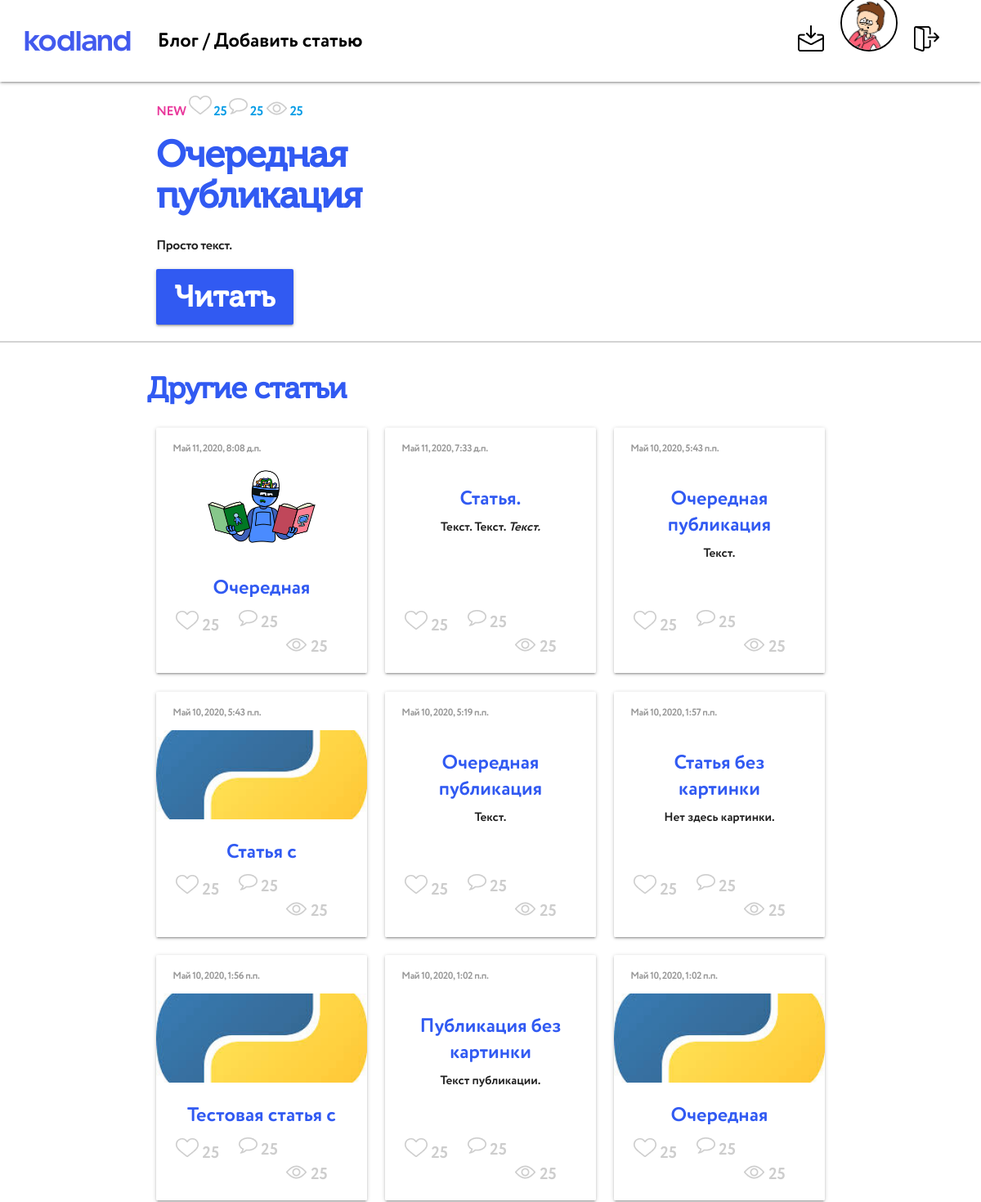
Before: / (upper part) with the older database file.
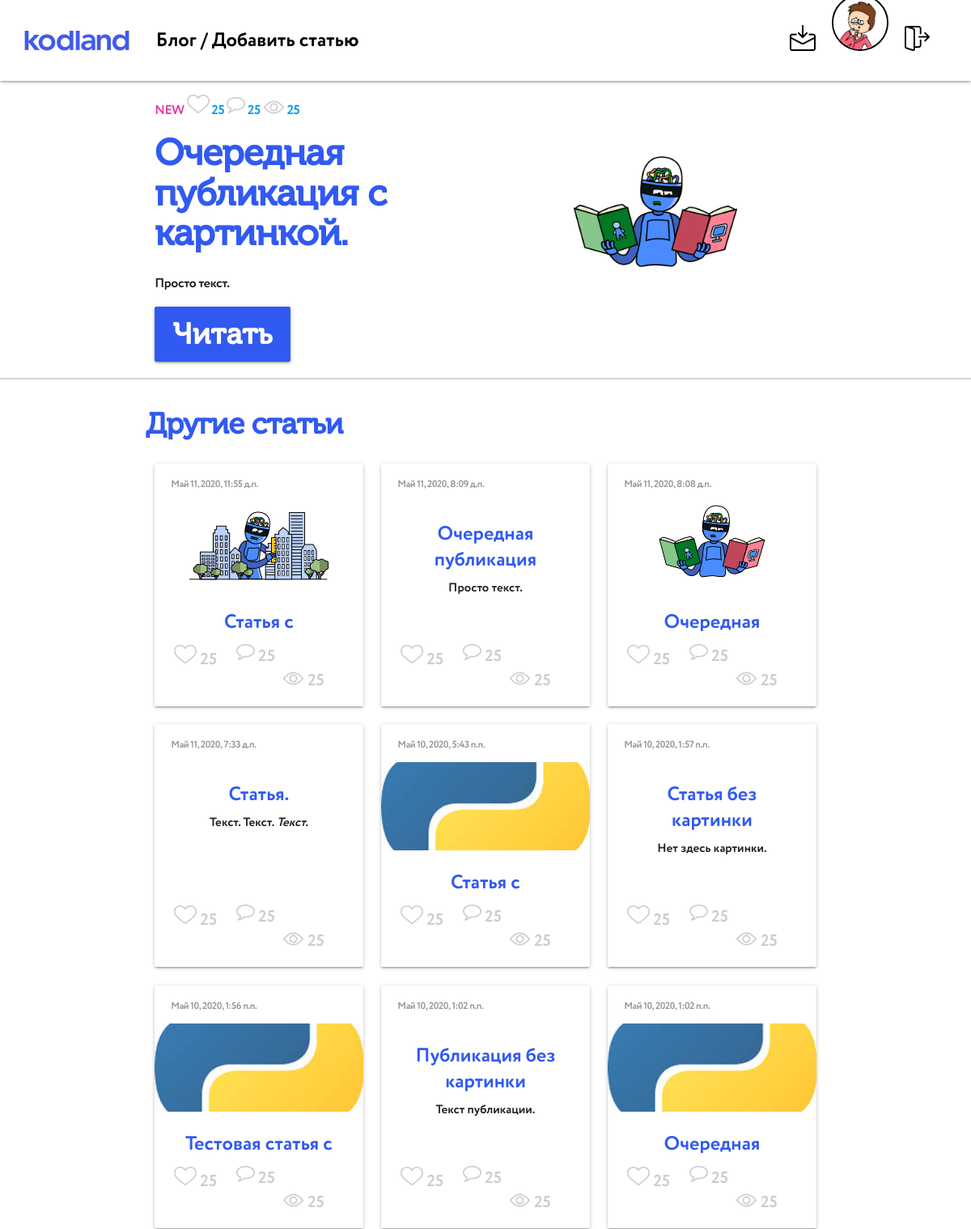
After: the same page with the newer database file.
### web/models.py (models this page shows, shortened)
class Post(models.Model):
    author = models.ForeignKey(settings.AUTH_USER_MODEL, on_delete=models.CASCADE)
    title = models.CharField(max_length=200)
    text = models.TextField()
    cover = models.ImageField(null=True, blank=True, upload_to='images/')
    created_date = models.DateTimeField(default=timezone.now)
    published_date = models.DateTimeField(blank=True, null=True)

### web/views.py (the view)
# urls.py: path('', views.index, name='index'),
def index(request):
    posts = Post.objects.all().order_by('-published_date')
    posts_count = 10
    if len(posts) < posts_count:
        posts_count = len(posts)
    if posts_count > 0:
        latest_post = model_to_dict(posts[0])
        previous_posts = posts[1:posts_count]
        return render(request, 'index.html', {
            'latest_post': latest_post,
            'previous_posts': previous_posts,
            'posts': posts,
        })
    else:
        return render(request, 'index.html', {})

### web/templates/index.html (shortened to what this page needs)
{% extends "base.html" %}
{% load static %}
{% block breadcrumbs %}
Блог / <a href="/post/new/">Добавить статью</a>
{% endblock %}
{% block content %}
<div>
    <div class="latest-post">
        <div class="container">
            <div class="row">
                {% if posts %}
                <div class="col s6">
                    <p class="post-info">
                        <span class="new">NEW</span>
                        <a class="likes" href="#">
                            <img class="responsive-img" src="{% static 'img/heart.png' %}">
                            25
                        </a>
                        <a class="comments" href="#">
                            <img class="responsive-img" src="{% static 'img/comment.png' %}">
                            25
                        </a>
                        <a class="views" href="#">
                            <img class="responsive-img" src="{% static 'img/eye.png' %}">
                            25
                        </a>
                    </p>
                    <h1 class="ui-header">{{ latest_post.title }}</h1>
                    <p class="latest-post-text">{{ latest_post.text|safe }}</p>
                    <a href="#" class="btn btn-read">Читать</a>
                </div>
                <div class="col s6">
                    {% if latest_post.cover %}
                    <img class="responsive-img" src="{{MEDIA_URL}}{{ latest_post.cover.url}}">
                    {% endif %}
                </div>
                {% else %}
                <h1 class="ui-header">Добро пожаловать!</h1>
                <p class="latest-post-text">Статьи скоро появятся.</p>
                {% endif %}
            </div>
        </div>
    </div>
    <div class="container">
        <h2 class="ui-header">Другие статьи</h2>
        <div class="row">
            {% for post in previous_posts %}
            <div class="col xl4 l4 m6 s12 center-align">
                <div class="card hoverable small">
                    <div class="date">
                        <p>{{ post.published_date }}</p>
                    </div>
                    {% if post.cover %}
                    <div class="card-image waves-effect waves-block waves-light">
                        <img class="activator" src="{{MEDIA_URL}}{{ post.cover.url}}">
                    </div>
                    <div class="card-content">
                        <span class="card-title ui-header activator">{{ post.title }}</span>
                    </div>
                    {% else %}
                    <div class="card-content">
                        <span class="card-title ui-header activator">{{ post.title }}</span>
                        <p>{{ post.text|safe }}</p>
                    </div>
                    {% endif %}
                    <div class="card-action">
                        <a class="likes left" href="#">
                            <img class="responsive-img" src="{% static 'img/heart.png' %}">
                            25
                        </a>
                        <a class="comments left" href="#">
                            <img class="responsive-img" src="{% static 'img/comment.png' %}">
                            25
                        </a>
                        <a class="views right" href="#">
                            <img class="responsive-img" src="{% static 'img/eye.png' %}">
                            25
                        </a>
                    </div>
                </div>
            </div>
            {% endfor %}
        </div>
    </div>
</div>
{% endblock %}

### web/templates/base.html (shortened to what this page needs)
<!DOCTYPE html>
{% load static %}
<html lang="en">
<head>
    <link rel="stylesheet" href="https://cdnjs.cloudflare.com/ajax/libs/materialize/1.0.0/css/materialize.min.css">
    <link rel="stylesheet" href="{% static 'css/style.css' %}"/>
</head>
<body>
<div class="navbar-fixed">
    <nav>
        <div class="nav-wrapper">
            <a href="/" class="brand-logo">
                <img class="responsive-img" src="{% static 'img/logo_kodland.png' %}">
            </a>
            <div class="container breadcrumbs">
                {% block breadcrumbs %}{% endblock %}
            </div>
            <div class="account-menu">
                <a href="#">
                    <img class="responsive-img" src="{% static 'img/email.png' %}">
                </a>
                <a href="#">
                    <img class="responsive-img pupil" src="{% static 'img/pupil.png' %}">
                </a>
                <a href="#">
                    <img class="responsive-img" src="{% static 'img/logout.png' %}">
                </a>
            </div>
        </div>
    </nav>
</div>
<main>
    {% block content %}{% endblock %}
</main>
</body>
</html>

### web/static/css/style.css (style rules this page uses)
body { display: flex; flex-direction: column; min-height: 100vh; }
main { flex: 1 0 auto; }
.navbar-fixed { height: 100px; line-height: 100px; }
nav { height: 100px; line-height: 100px; background: #fff; color: #315af2; }
.nav-wrapper, a.brand-logo { display: flex; align-items: center; }
a.brand-logo { color: #315af2; }
.breadcrumbs, .breadcrumbs a { font-family: Circe Rounded; font-size: 24px; line-height: 31px; color: #010101; }
.breadcrumbs { padding-left: 125px; }
.account-menu { box-sizing: border-box; }
.account-menu a { margin-right: 16px; }
.account-menu a:last-child { margin-right: 51px; }
.account-menu a img { max-height: 70px; }
.account-menu a img.pupil { border: 2px solid black; border-radius: 35px; }
.ui-header { font-family: 'Museo Cyrl', serif; color: #315af2; }
h1.ui-header, h2.ui-header { font-weight: 900; text-align: left; vertical-align: center; letter-spacing: -0.42px; }
h1.ui-header { font-size: 45px; }
.latest-post h1.ui-header { margin-top: 0; }
h2.ui-header { font-size: 36px; }
.btn { background-color: #315af2; font-family: 'Museo Cyrl', serif; font-weight: bold; text-align: center; text-transform: capitalize; vertical-align: middle; color: #fff }
.btn-read { width: 168px; height: 68px; font-size: 36px; line-height: 68px; }
.latest-post { border-bottom: 2px solid lightgray; }
.latest-post .post-info .new { font-family: Circe Rounded; font-size: 16px; line-height: 20px; letter-spacing: -0.416667px; color: #E9399C; }
.latest-post .container .row { display: flex; align-items: center; }
.latest-post p { font-family: 'Circe Rounded', sans-serif; font-size: 16px; text-align: left; vertical-align: center; letter-spacing: -0.42px; }
.card { box-sizing: border-box; padding-top: 5px; }
.card-title.ui-header { font-family: 'Circe Rounded', sans-serif; font-size: 24px; font-weight: 500; }
.card-content p { font-family: 'Circe Rounded', sans-serif; }
.date { font-family: 'Circe Rounded', sans-serif; font-size: 12px; text-align: left; margin-left: 20px; letter-spacing: -0.42px; color: #979797; }
.card-image { height: 37%; display: flex; align-items: center; }
.card .card-action { font-family: 'Circe Rounded', sans-serif; font-size: 20px; border: none; }
.card .card-action a:not(.btn):not(.btn-large):not(.btn-small):not(.btn-large):not(.btn-floating), .card .card-action a:not(.btn):not(.btn-large):not(.btn-small):not(.btn-large):not(.btn-floating):hover { color: #CDCDCD; text-transform: none; }

Changed rows visible on the page:
removed Post: published_date "Май 10, 2020, 5:43 п.п.", title "Очередная публикация", text "Текст."
removed Post: published_date "Май 10, 2020, 5:19 п.п.", title "Очередная публикация", text "Текст."
added Post: title "Очередная публикация с картинкой.", text "Просто текст."
added Post: published_date "Май 11, 2020, 11:55 д.п.", cover (picture), title "Статья с…"
now on one of the page's lists (row unchanged): Post: published_date "Май 11, 2020, 8:09 д.п.", title "Очередная публикация", text "Просто текст."
Other visible differences:
{{ latest_post.title }}: "Очередная публикация" → "Очередная публикация с картинкой."
